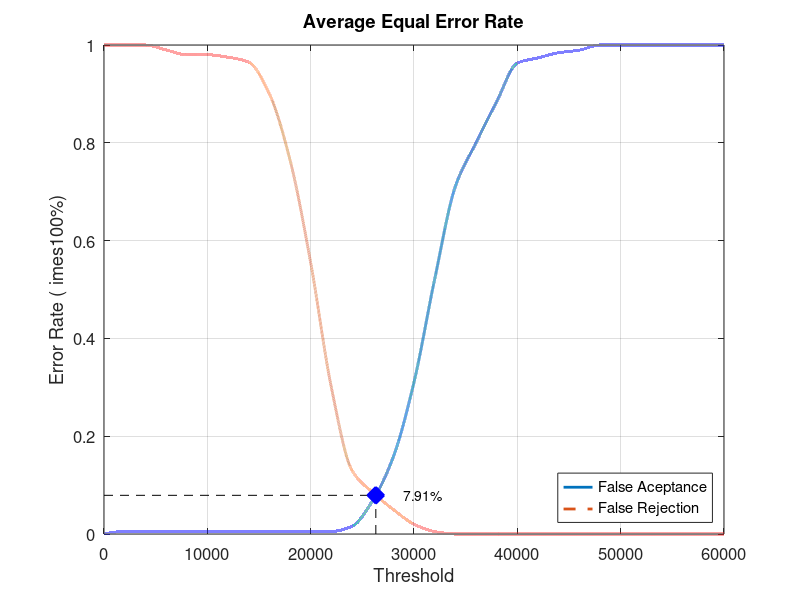
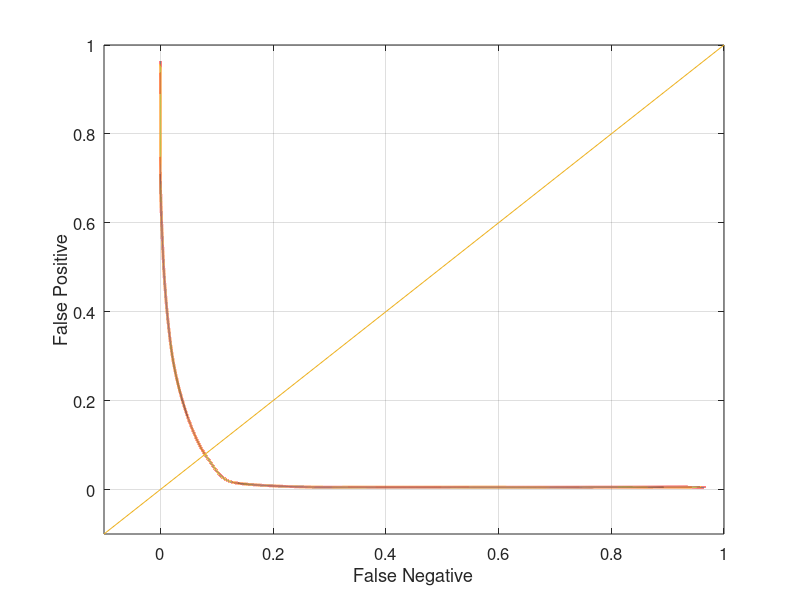

MATLAB code for these plots, in order:
close all;
clear;
clc;
x = 0:2000:60000;
xq = 0:0.5:60000;

y0 = [0 0.00526316 0.00526316 0.00526316 0.00526316 0.00526316 0.00526316 0.00526316 0.00526316 0.00526316 0.00526316 0.00526316 0.0157895 0.0684211 0.157895 0.310526 0.521053 0.710526 0.8 0.884211 0.963158 0.973684 0.984211 0.989474 1 1 1 1 1 1 1]
yy0 = interp1(x, y0, xq, 'pchip');
y1 = [1 1 1 0.99 0.98 0.98 0.975 0.965 0.9 0.765 0.555 0.3 0.13 0.085 0.05 0.02 0.005 0 0 0 0 0 0 0 0 0 0 0 0 0 0]
yy1 = interp1(x, y1, xq, 'pchip');

% Calculating EER: 
y2 = abs(y0 - y1);
find(y2 == min(y2))
yy2 = abs(yy0 - yy1);
xEER = find(yy2 == min(yy2));
xEERIndex = xq(xEER) % X-axis EER
yEER = yy0(xEER) % Y-axis EER

main = figure
plot(xq, yy0,'-','LineWidth', 2);	hold on
plot(xq, yy1,'--','LineWidth', 2);	hold on
plot([xEERIndex xEERIndex], [0 yEER], 'k--');	hold on
plot([0 xEERIndex], [yEER yEER], 'k--');	hold on
plot(xEERIndex, yEER, 'bx', 'LineWidth', 10);	hold on
text(xEERIndex + 10 * xEERIndex / 100, yEER, [num2str(round((10000 * yEER)) / 100) '%'])
legend('False Aceptance', 'False Rejection', 'Location', 'SouthEast')
xlabel('Threshold')
ylabel('Error Rate (	imes100%)')
title('Average Equal Error Rate')
set(gca, 'FontSize', 12)
axis([0 60000 0 1])
grid on

print(main, 'Database1_4Main', '-dpng');
FNRxFPR = figure('Color', [1 1 1]);
plot(yy1, yy0, '-', yy1, yy0, 'LineWidth', 2);
hold on
y = -0.1:0.1:1
plot(y, y); 
set(gca, 'FontSize', 12)
xlabel('False Negative')
ylabel('False Positive')
axis([-0.1 1 -0.1 1])
set(gca, 'FontSize', 12)
grid on

print(FNRxFPR, 'Database1_4FNRxFPR','-dpng');
